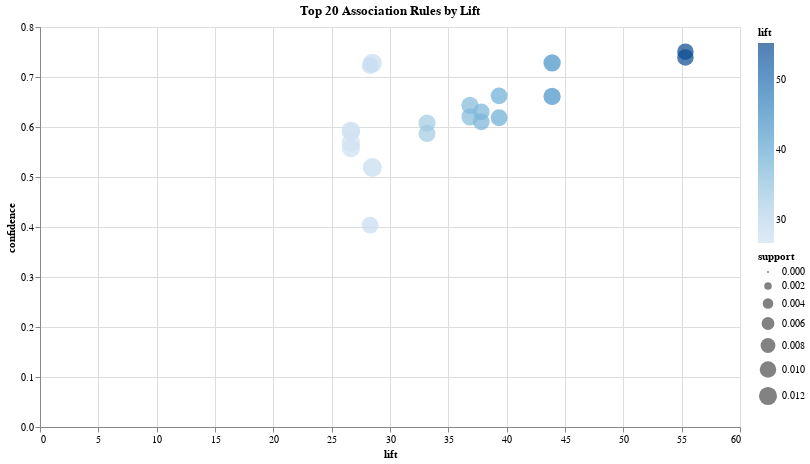

Write notebook code for a chart like this one.
### Code cell
import altair as alt
import pandas as pd

# Assuming 'rules' is your DataFrame with the association rules
# Let's simplify the rules DataFrame for the visualization
simple_rules = rules[['antecedents', 'consequents', 'support', 'confidence', 'lift']].copy()

# Convert frozenset to string for visualization purposes
simple_rules['antecedents'] = simple_rules['antecedents'].apply(lambda x: ', '.join(list(x)))
simple_rules['consequents'] = simple_rules['consequents'].apply(lambda x: ', '.join(list(x)))

# Concatenating antecedents and consequents for a more straightforward representation
simple_rules['rule'] = simple_rules['antecedents'] + " -> " + simple_rules['consequents']

# Selecting top rules by lift for a cleaner visualization
top_rules = simple_rules.nlargest(20, 'lift')

# Altair plot
chart = alt.Chart(top_rules).mark_circle(size=100).encode(
    x='lift',
    y='confidence',
    size='support',
    color='lift',
    tooltip=['rule', 'lift', 'confidence', 'support']
).properties(
    width=700,
    height=400,
    title='Top 20 Association Rules by Lift'
)

chart.display()

### Figure 1 — Vega-Lite specification as saved in the notebook (floating-point values rounded to 4 significant figures)
{"config": {"view": {"continuousWidth": 300, "continuousHeight": 300}}, "data": {"name": "data-c0a163e1debe7674c75d820592d0758a"}, "mark": {"type": "circle", "size": 100}, "encoding": {"color": {"field": "lift", "type": "quantitative"}, "size": {"field": "support", "type": "quantitative"}, "tooltip": [{"field": "rule", "type": "nominal"}, {"field": "lift", "type": "quantitative"}, {"field": "confidence", "type": "quantitative"}, {"field": "support", "type": "quantitative"}], "x": {"field": "lift", "type": "quantitative"}, "y": {"field": "confidence", "type": "quantitative"}}, "height": 400, "title": "Top 20 Association Rules by Lift", "width": 700, "$schema": "https://vega.github.io/schema/vega-lite/v5.16.3.json", "datasets": {"data-c0a163e1debe7674c75d820592d0758a": [{"antecedents": "GREEN REGENCY TEACUP AND SAUCER", "consequents": "ROSES REGENCY TEACUP AND SAUCER ", "support": 0.01003, "confidence": 0.7506, "lift": 55.32, "rule": "GREEN REGENCY TEACUP AND SAUCER -> ROSES REGENCY TEACUP AND SAUCER "}, {"antecedents": "ROSES REGENCY TEACUP AND SAUCER ", "consequents": "GREEN REGENCY TEACUP AND SAUCER", "support": 0.01003, "confidence": 0.7391, "lift": 55.32, "rule": "ROSES REGENCY TEACUP AND SAUCER  -> GREEN REGENCY TEACUP AND SAUCER"}, {"antecedents": "SET/6 RED SPOTTY PAPER PLATES", "consequents": "SET/6 RED SPOTTY PAPER CUPS", "support": 0.01097, "confidence": 0.6611, "lift": 43.89, "rule": "SET/6 RED SPOTTY PAPER PLATES -> SET/6 RED SPOTTY PAPER CUPS"}, {"antecedents": "SET/6 RED SPOTTY PAPER CUPS", "consequents": "SET/6 RED SPOTTY PAPER PLATES", "support": 0.01097, "confidence": 0.7281, "lift": 43.89, "rule": "SET/6 RED SPOTTY PAPER CUPS -> SET/6 RED SPOTTY PAPER PLATES"}, {"antecedents": "PINK 3 PIECE MINI DOTS CUTLERY SET", "consequents": "BLUE 3 PIECE MINI DOTS CUTLERY SET", "support": 0.01041, "confidence": 0.6623, "lift": 39.35, "rule": "PINK 3 PIECE MINI DOTS CUTLERY SET -> BLUE 3 PIECE MINI DOTS CUTLERY SET"}, {"antecedents": "BLUE 3 PIECE MINI DOTS CUTLERY SET", "consequents": "PINK 3 PIECE MINI DOTS CUTLERY SET", "support": 0.01041, "confidence": 0.6186, "lift": 39.35, "rule": "BLUE 3 PIECE MINI DOTS CUTLERY SET -> PINK 3 PIECE MINI DOTS CUTLERY SET"}, {"antecedents": "FELTCRAFT CUSHION RABBIT", "consequents": "FELTCRAFT CUSHION BUTTERFLY", "support": 0.01017, "confidence": 0.6301, "lift": 37.83, "rule": "FELTCRAFT CUSHION RABBIT -> FELTCRAFT CUSHION BUTTERFLY"}, {"antecedents": "FELTCRAFT CUSHION BUTTERFLY", "consequents": "FELTCRAFT CUSHION RABBIT", "support": 0.01017, "confidence": 0.6104, "lift": 37.83, "rule": "FELTCRAFT CUSHION BUTTERFLY -> FELTCRAFT CUSHION RABBIT"}, {"antecedents": "RED 3 PIECE MINI DOTS CUTLERY SET", "consequents": "BLUE 3 PIECE MINI DOTS CUTLERY SET", "support": 0.01083, "confidence": 0.6203, "lift": 36.85, "rule": "RED 3 PIECE MINI DOTS CUTLERY SET -> BLUE 3 PIECE MINI DOTS CUTLERY SET"}, {"antecedents": "BLUE 3 PIECE MINI DOTS CUTLERY SET", "consequents": "RED 3 PIECE MINI DOTS CUTLERY SET", "support": 0.01083, "confidence": 0.6433, "lift": 36.85, "rule": "BLUE 3 PIECE MINI DOTS CUTLERY SET -> RED 3 PIECE MINI DOTS CUTLERY SET"}, {"antecedents": "SPACEBOY LUNCH BOX ", "consequents": "DOLLY GIRL LUNCH BOX", "support": 0.01076, "confidence": 0.6078, "lift": 33.17, "rule": "SPACEBOY LUNCH BOX  -> DOLLY GIRL LUNCH BOX"}, {"antecedents": "DOLLY GIRL LUNCH BOX", "consequents": "SPACEBOY LUNCH BOX ", "support": 0.01076, "confidence": 0.5871, "lift": 33.17, "rule": "DOLLY GIRL LUNCH BOX -> SPACEBOY LUNCH BOX "}, {"antecedents": "BATHROOM METAL SIGN", "consequents": "TOILET METAL SIGN", "support": 0.01326, "confidence": 0.519, "lift": 28.49, "rule": "BATHROOM METAL SIGN -> TOILET METAL SIGN"}, {"antecedents": "TOILET METAL SIGN", "consequents": "BATHROOM METAL SIGN", "support": 0.01326, "confidence": 0.7276, "lift": 28.49, "rule": "TOILET METAL SIGN -> BATHROOM METAL SIGN"}, {"antecedents": "KITCHEN METAL SIGN", "consequents": "BATHROOM METAL SIGN", "support": 0.01031, "confidence": 0.7226, "lift": 28.29, "rule": "KITCHEN METAL SIGN -> BATHROOM METAL SIGN"}, {"antecedents": "BATHROOM METAL SIGN", "consequents": "KITCHEN METAL SIGN", "support": 0.01031, "confidence": 0.4035, "lift": 28.29, "rule": "BATHROOM METAL SIGN -> KITCHEN METAL SIGN"}, {"antecedents": "HAND WARMER OWL DESIGN", "consequents": "HAND WARMER BIRD DESIGN", "support": 0.01239, "confidence": 0.5578, "lift": 26.66, "rule": "HAND WARMER OWL DESIGN -> HAND WARMER BIRD DESIGN"}, {"antecedents": "HAND WARMER BIRD DESIGN", "consequents": "HAND WARMER OWL DESIGN", "support": 0.01239, "confidence": 0.592, "lift": 26.66, "rule": "HAND WARMER BIRD DESIGN -> HAND WARMER OWL DESIGN"}, {"antecedents": "HAND WARMER OWL DESIGN", "consequents": "HAND WARMER SCOTTY DOG DESIGN", "support": 0.01263, "confidence": 0.5687, "lift": 26.65, "rule": "HAND WARMER OWL DESIGN -> HAND WARMER SCOTTY DOG DESIGN"}, {"antecedents": "HAND WARMER SCOTTY DOG DESIGN", "consequents": "HAND WARMER OWL DESIGN", "support": 0.01263, "confidence": 0.5919, "lift": 26.65, "rule": "HAND WARMER SCOTTY DOG DESIGN -> HAND WARMER OWL DESIGN"}]}}
